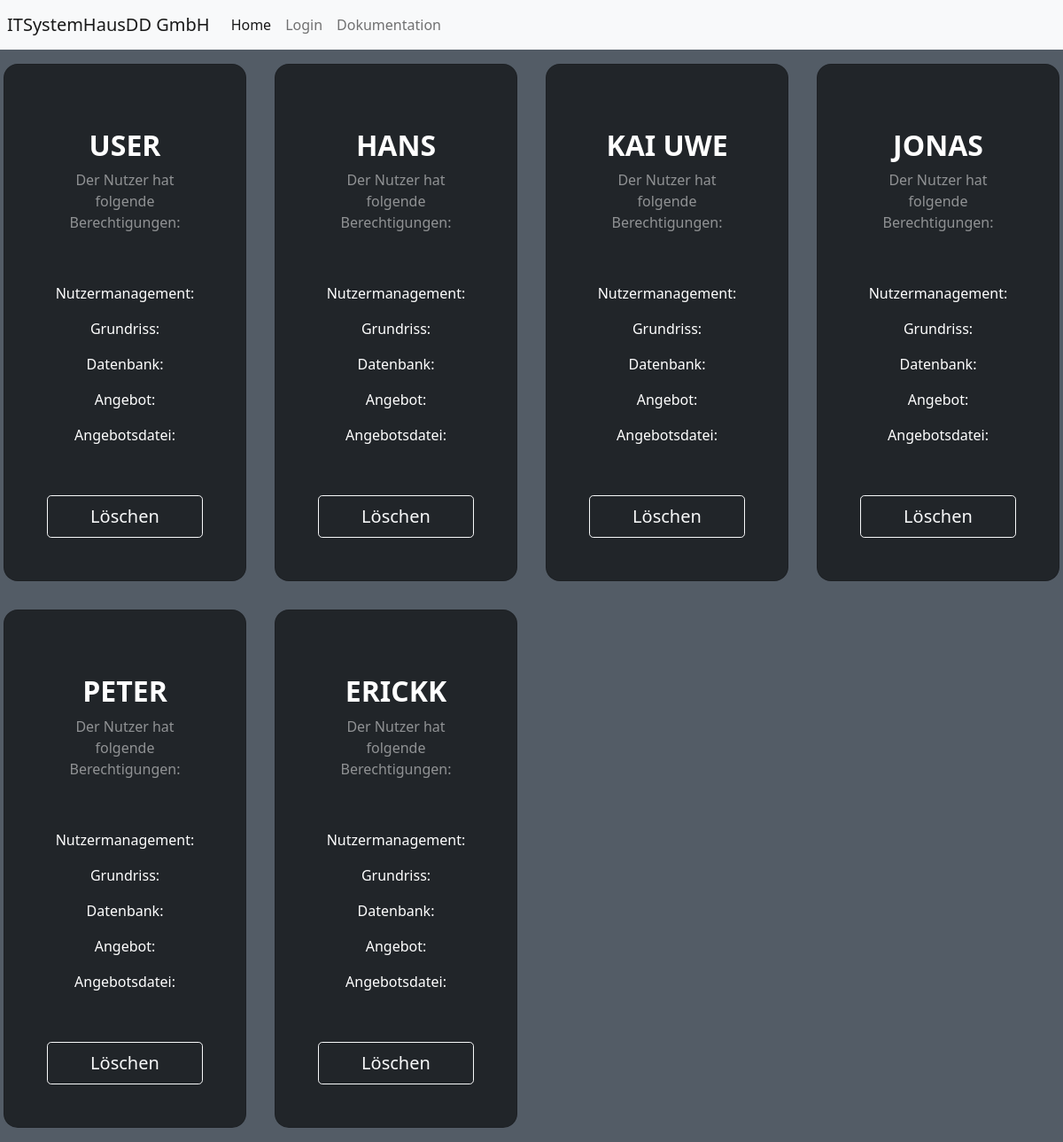
The page /list-employee/ on the database its author committed.
### usermanagement/models.py (models this page shows)
class Employee(User):
    perm_usermanagement = models.BooleanField(default=False)
    perm_layout = models.BooleanField(default=False)
    perm_database = models.BooleanField(default=False)
    perm_offer = models.BooleanField(default=False)
    perm_offer_file = models.BooleanField(default=False)

### usermanagement/views.py (the view)
class ListEmployee(View):
    def get(self, request: HttpRequest) -> HttpResponse:
        all_employee = Employee.objects.all()
        employ = get_employee(request)
        return render(
            request,
            "usermanagement/list_employee.html",
            {"employees": all_employee, "employ": employ},
        )

### usermanagement/views.py (called while the page is built)
def get_employee(request: HttpRequest) -> Employee | None:
    if request.user.is_authenticated:
        employ: Employee = Employee.objects.get(username=request.user.username)
        return employ
    return None

### usermanagement/templates/usermanagement/list_employee.html (shortened to what this page needs)
{% extends "usermanagement/index.html" %}
{% load static %}
{% block css %}
<link rel="stylesheet" href="{% static 'css/styleList.css' %}">
{% endblock %}
{% load bootstrap_icons %}
{% block content %}
<div class="row">
    {% for item in employees %}
    <div class="col-sm-6 w-25 p-3">
        <div class="card bg-dark text-white" style="border-radius: 1rem;">
            <div class="card-body p-5 text-center">
                <div class="mb-md-5 mt-md-4">
                    <h2 class="fw-bold mb-2 text-uppercase">{{item.username}}</h2>
                    <p class="text-white-50 mb-5">Der Nutzer hat folgende Berechtigungen:</p>
                    <div class="p-2">
                        {% if item.perm_usermanagement %}
                        Nutzermanagement: {% bs_icon 'shield-check' color='white' size='1.5em' %}
                        {% else %}
                        Nutzermanagement: {% bs_icon 'shield-x' color='white' size='1.5em' %}
                        {% endif %}
                    </div>
                    <div class="p-2">
                        {% if item.perm_layout %}
                        Grundriss: {% bs_icon 'shield-check' color='white' size='1.5em' %}
                        {% else %}
                        Grundriss: {% bs_icon 'shield-x' color='white' size='1.5em' %}
                        {% endif %}
                    </div>
                    <div class="p-2">
                        {% if item.perm_database %}
                        Datenbank: {% bs_icon 'shield-check' color='white' size='1.5em' %}
                        {% else %}
                        Datenbank: {% bs_icon 'shield-x' color='white' size='1.5em' %}
                        {% endif %}
                    </div>
                    <div class="p-2">
                        {% if item.perm_offer %}
                        Angebot: {% bs_icon 'shield-check' color='white' size='1.5em' %}
                        {% else %}
                        Angebot: {% bs_icon 'shield-x' color='white' size='1.5em' %}
                        {% endif %}
                    </div>
                    <div class="p-2">
                        {% if item.perm_offer_file %}
                        Angebotsdatei: {% bs_icon 'shield-check' color='white' size='1.5em' %}
                        {% else %}
                        Angebotsdatei: {% bs_icon 'shield-x' color='white' size='1.5em' %}
                        {% endif %}
                    </div>
                </div>
                <button type="button" class="btn btn-outline-light btn-lg px-5" data-bs-toggle="modal"
                    data-bs-target="#deleteModal{{item}}">
                    Löschen
                </button>
            </div>
        </div>
    </div>
    {% endfor %}
</div>
{% endblock %}

### usermanagement/static/css/styleList.css (style rules this page uses)
html, body { background-color: #535c66; max-width: 100%; overflow-x: hidden; }

### rows shown on the page
Employee: username "USER", shows "Nutzermanagement:", shows "Grundriss:", shows "Datenbank:", shows "Angebot:", shows "Angebotsdatei:"
Employee: username "HANS", shows "Nutzermanagement:", shows "Grundriss:", shows "Datenbank:", shows "Angebot:", shows "Angebotsdatei:"
Employee: username "KAI UWE", shows "Nutzermanagement:", shows "Grundriss:", shows "Datenbank:", shows "Angebot:", shows "Angebotsdatei:"
Employee: username "JONAS", shows "Nutzermanagement:", shows "Grundriss:", shows "Datenbank:", shows "Angebot:", shows "Angebotsdatei:"
Employee: username "PETER", shows "Nutzermanagement:", shows "Grundriss:", shows "Datenbank:", shows "Angebot:", shows "Angebotsdatei:"
Employee: username "ERICKK", shows "Nutzermanagement:", shows "Grundriss:", shows "Datenbank:", shows "Angebot:", shows "Angebotsdatei:"
